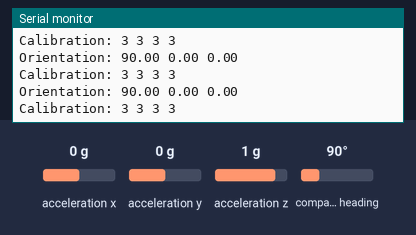
This sketch was run on a simulated Arduino Uno, built with avr-gcc and run on an emulated ATmega328P. Parts: the last lines printed to the serial monitor. Inputs (shaded band) come from the test bench; at power-on: acceleration x 0 g, acceleration y 0 g, acceleration z 1 g, compass heading 90°.

Above: at 2.7 s.
2.8 s: acceleration x set to -1.4 g
At 2.86 s:
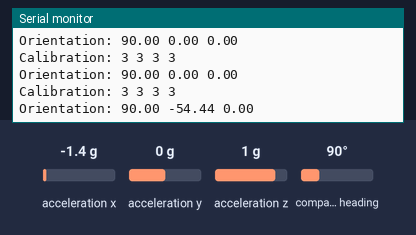
4.3 s: acceleration y set to -1.4 g
At 4.31 s:
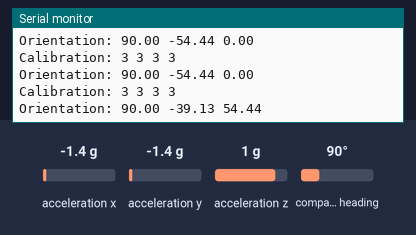
5.8 s: acceleration z set to -1.4 g
At 5.87 s:
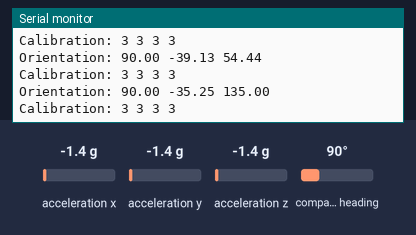
7.3 s: compass heading set to 7°
At 7.32 s:
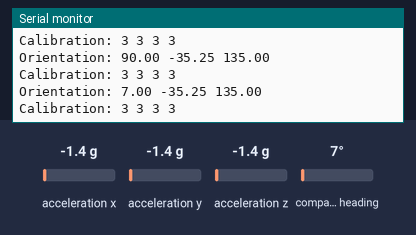
Timing chart, 0 to 9.8 s (numbered marks = the images above; inputs shaded):
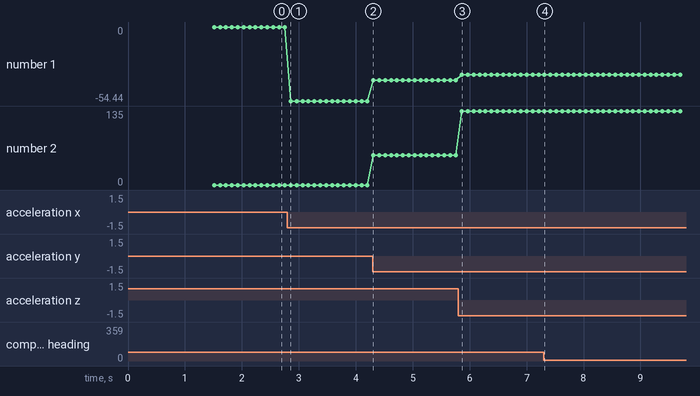

The sketch:

bunny.ino
```cpp
#include <Wire.h>
#include <Adafruit_Sensor.h>
#include <Adafruit_BNO055.h>
#include <utility/imumaths.h>

/* This driver uses the Adafruit unified sensor library (Adafruit_Sensor),
   which provides a common 'type' for sensor data and some helper functions.

   To use this driver you will also need to download the Adafruit_Sensor
   library and include it in your libraries folder.

   You should also assign a unique ID to this sensor for use with
   the Adafruit Sensor API so that you can identify this particular
   sensor in any data logs, etc.  To assign a unique ID, simply
   provide an appropriate value in the constructor below (12345
   is used by default in this example).

   Connections
   ===========
   Connect SCL to analog 5
   Connect SDA to analog 4
   Connect VDD to 3.3-5V DC
   Connect GROUND to common ground

   History
   =======
   2015/MAR/03  - First release (KTOWN)
*/

/* Set the delay between fresh samples */
#define BNO055_SAMPLERATE_DELAY_MS (100)

Adafruit_BNO055 bno = Adafruit_BNO055(55);

/**************************************************************************/
/*
    Displays some basic information on this sensor from the unified
    sensor API sensor_t type (see Adafruit_Sensor for more information)
*/
/**************************************************************************/
void displaySensorDetails(void)
{
  sensor_t sensor;
  bno.getSensor(&sensor);
  Serial.println("------------------------------------");
  Serial.print  ("Sensor:       "); Serial.println(sensor.name);
  Serial.print  ("Driver Ver:   "); Serial.println(sensor.version);
  Serial.print  ("Unique ID:    "); Serial.println(sensor.sensor_id);
  Serial.print  ("Max Value:    "); Serial.print(sensor.max_value); Serial.println(" xxx");
  Serial.print  ("Min Value:    "); Serial.print(sensor.min_value); Serial.println(" xxx");
  Serial.print  ("Resolution:   "); Serial.print(sensor.resolution); Serial.println(" xxx");
  Serial.println("------------------------------------");
  Serial.println("");
  delay(500);
}

/**************************************************************************/
/*
    Arduino setup function (automatically called at startup)
*/
/**************************************************************************/
void setup(void)
{
  Serial.begin(115200);
  Serial.println("Orientation Sensor Test"); Serial.println("");

  /* Initialise the sensor */
  if (!bno.begin())
  {
    /* There was a problem detecting the BNO055 ... check your connections */
    Serial.print("Ooops, no BNO055 detected ... Check your wiring or I2C ADDR!");
    while (1);
  }

  delay(1000);

  /* Display some basic information on this sensor */
  displaySensorDetails();
}

/**************************************************************************/
/*
    Arduino loop function, called once 'setup' is complete (your own code
    should go here)
*/
/**************************************************************************/
void loop(void)
{
  /* Get a new sensor event */
  sensors_event_t event;
  bno.getEvent(&event);

  /* Board layout:
         +----------+
         |         *| RST   PITCH  ROLL  HEADING
     ADR |*        *| SCL
     INT |*        *| SDA     ^            /->
     PS1 |*        *| GND     |            |
     PS0 |*        *| 3VO     Y    Z-->    \-X
         |         *| VIN
         +----------+
  */

  /* The processing sketch expects data as roll, pitch, heading */
  Serial.print(F("Orientation: "));
  Serial.print((float)event.orientation.x);
  Serial.print(F(" "));
  Serial.print((float)event.orientation.y);
  Serial.print(F(" "));
  Serial.print((float)event.orientation.z);
  Serial.println(F(""));

  /* Also send calibration data for each sensor. */
  uint8_t sys, gyro, accel, mag = 0;
  bno.getCalibration(&sys, &gyro, &accel, &mag);
  Serial.print(F("Calibration: "));
  Serial.print(sys, DEC);
  Serial.print(F(" "));
  Serial.print(gyro, DEC);
  Serial.print(F(" "));
  Serial.print(accel, DEC);
  Serial.print(F(" "));
  Serial.println(mag, DEC);

  delay(BNO055_SAMPLERATE_DELAY_MS);
}
```

Measured:
- after the input at 2.8 s, the serial monitor: prints a new line after 0.06 s (image 1)
- after the input at 4.3 s, the serial monitor: prints a new line at once (image 2)
- after the input at 5.8 s, the serial monitor: prints a new line after 0.06 s (image 3)
- after the input at 7.3 s, the serial monitor: prints a new line at once (image 4)
- plotted number 1: 0 → -54.44 after the input at 2.8 s, -54.44 → -39.13 after the input at 4.3 s, -39.13 → -35.25 after the input at 5.8 s
- plotted number 2: 0 → 54.44 after the input at 4.3 s, 54.44 → 135 after the input at 5.8 s
